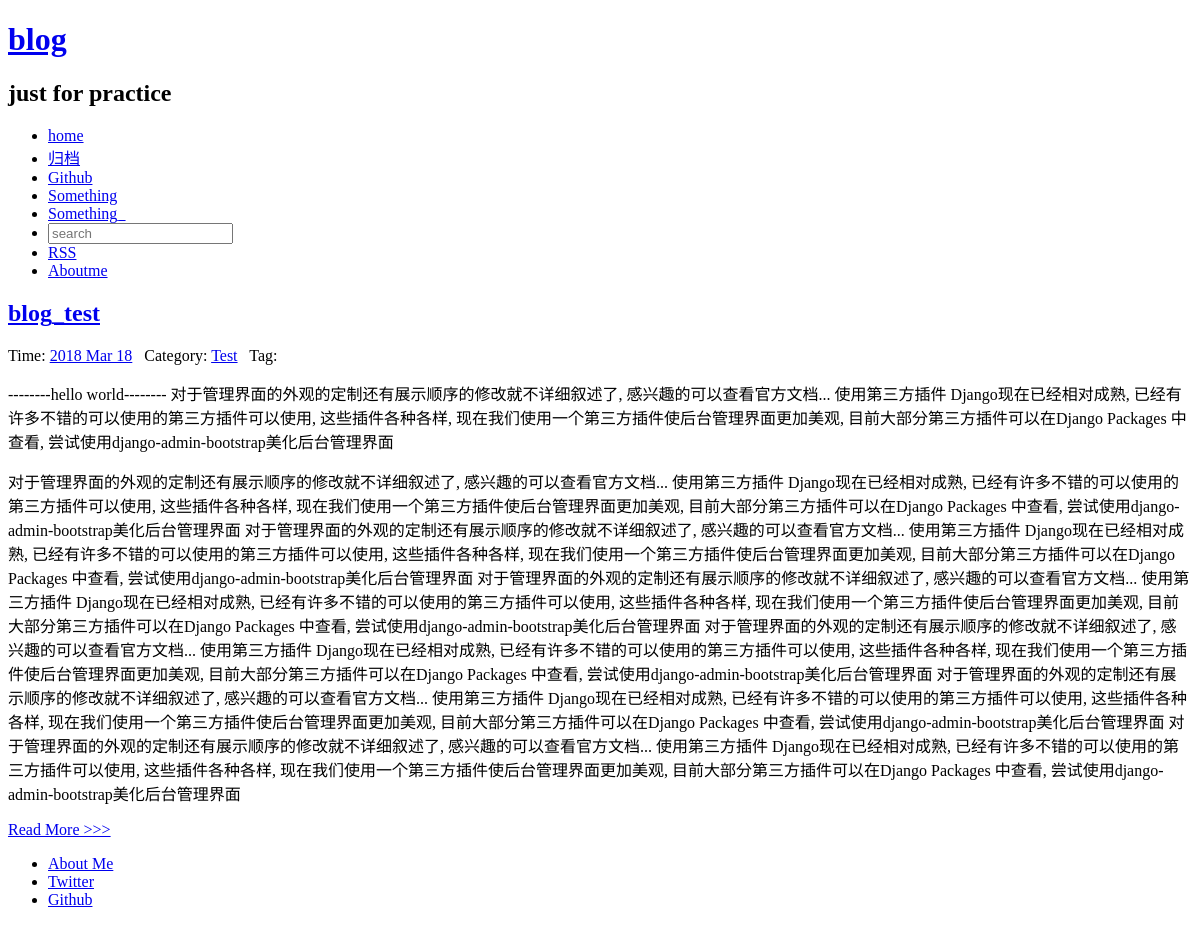
Before: / with the older database file.
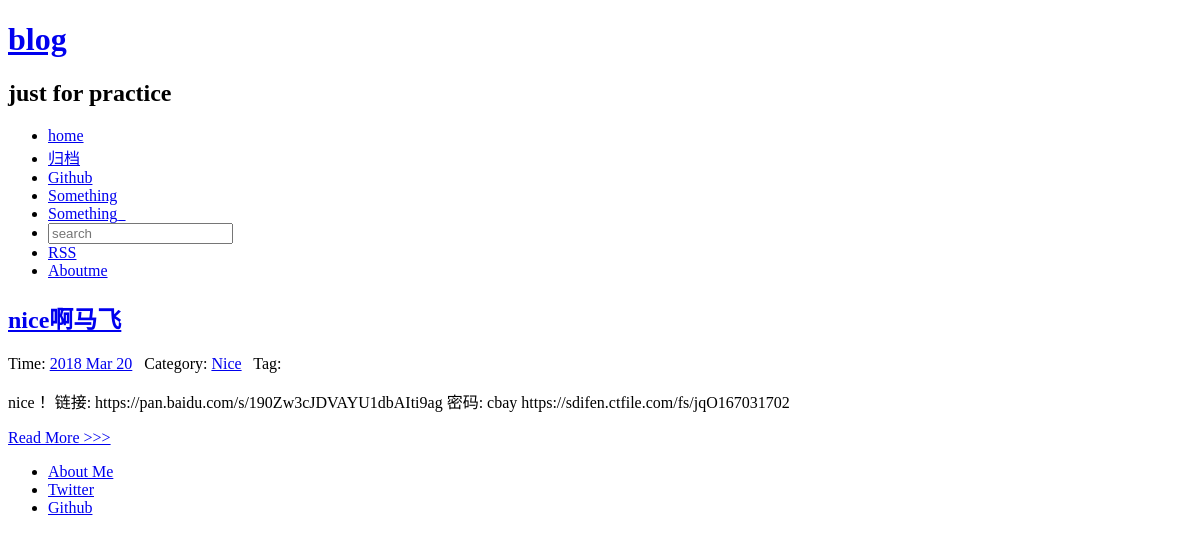
After: the same page with the newer database file.
### article/models.py (models this page shows, shortened)
class Article(models.Model):
    title = models.CharField(max_length = 100) #博客题目
    category = models.CharField(max_length = 50,blank = True) #博客标签
    date_time = models.DateTimeField(auto_now_add = True) #博客日期
    content = models.TextField(blank = True,null = True) #博客文章正文
    tag = models.ManyToManyField(Tag,blank=True) #博客标签可为空
    """
    其中__str__(self) 函数Article对象要怎么表示自己,
    一般系统默认使用<Article: Article object> 来表示对象,
    通过这个函数可以告诉系统使用title字段来表示这个对象
    """
    class Meta: #按时间下降排序
        ordering = ['-date_time']

### article/views.py (the view)
# urls.py: 2. Add a URL to urlpatterns:  path('', views.home, name='home')
def home(request):
    posts = Article.objects.all()
    paginator = Paginator(posts,2) #每页显示两个
    page = request.GET.get('page')
    try:
        post_list = paginator.page(page)
    except PageNotAnInteger:
        post_list = paginator.page(1)
    except EmptyPage:
        post_list = paginator.paginator(paginator.num_pages)
    return render(request,'home.html',{'post_list':post_list})

### article/templatetags/custom_markdown.py (called while the page is built)
@register.filter(is_safe=True)  #注册template filter
@stringfilter  #希望字符串作为参数
def custom_markdown(value):
    return mark_safe(markdown.markdown(value,
        extensions = ['markdown.extensions.fenced_code', 'markdown.extensions.codehilite'],
                                       safe_mode=True,
                                       enable_attributes=False))

### templates/home.html (shortened to what this page needs)
{% extends "base.html" %}
{% load custom_markdown %}
{% block content %}
<div class="posts">
    {% for post in post_list %}
        <section class="post">
            <header class="post-header">
                <h2 class="post-title"><a href="{% url 'detail' id=post.id %}">{{ post.title }}</a></h2>
                    <p class="post-meta">
                        Time: <a class="post-author" href="#">{{ post.date_time |date:'Y M d'}}</a>&nbsp;&nbsp;
                        Category: <a class="post-category post-category-pure" href="{% url 'search_tag' tag=post.category %}">{{ post.category|title }}</a>&nbsp;&nbsp;
                        Tag:
                    </p>
            </header>
                <div class="post-description">
                    <p>
                        {{ post.content|custom_markdown|truncatewords_html:100 }}
                    </p>
                </div>
                <a class="pure-button" href="{% url 'detail' id=post.id %}">Read More >>> </a>
        </section>
    {% endfor %}
</div>
{% endblock %}

Changed rows visible on the page:
removed Article: title "blog_test", date_time "2018 Mar 18", category "Test", content|custom_markdown "--------hello world-------- 对于管理界面的外观的定制还有展示顺序的修改就不详细叙述了, 感兴趣的可以查看官方文档... 使用第三方插件 Django现在已经相对成熟, 已经有许多不错的可以使用的第三方插件可以使用, 这些插件各种各样, 现在我们使用一个第三方插件使后台管理界面更加美观, 目前大部分第三方插件可以在Django Packages 中查看, 尝试使用django-admin-bootstrap美化后台管理界面 对于管理界面的外观的定制还有展示顺序的修改就不详细叙述了, 感兴趣的可以查看官方文档... 使用第三方插件 Django现在已经相对成熟, 已经有许多不错的可以使用的第三方插件可以使用, 这些插件各种各样, 现在我们使用一个第三方插件使后台管理界面更加美观, 目前大部分第三方插件可以在Django Packages 中查看, 尝试使用django-admin-bootstrap美化后台管理界面 对于管理界面的外观的定制还有展示顺序的修改就不详细叙述了, 感兴趣的可以查看官方文档... 使用第三方插件 Django现在已经相对成熟, 已经有许多不错的可以使用的第三方插件可以使用, 这些插件各种各样, 现在我们使用一个第三方插件使后台管理界面更加美观, 目前大部分第三方插件可以在Django Packages 中查看, 尝试使用django-admin-bootstrap美化后台管理界面 对于管理界面的外观的定制还有展示顺序的修改就不详细叙述了, 感兴趣的可以查看官方文档... 使用第三方插件 Django现在已经相对成熟,…"
added Article: title "nice啊马飞", date_time "2018 Mar 20", category "Nice", content|custom_markdown "nice！ 链接: https://pan.baidu.com/s/190Zw3cJDVAYU1dbAIti9ag 密码: cbay https://sdifen.ctfile.com/fs/jqO167031702"
